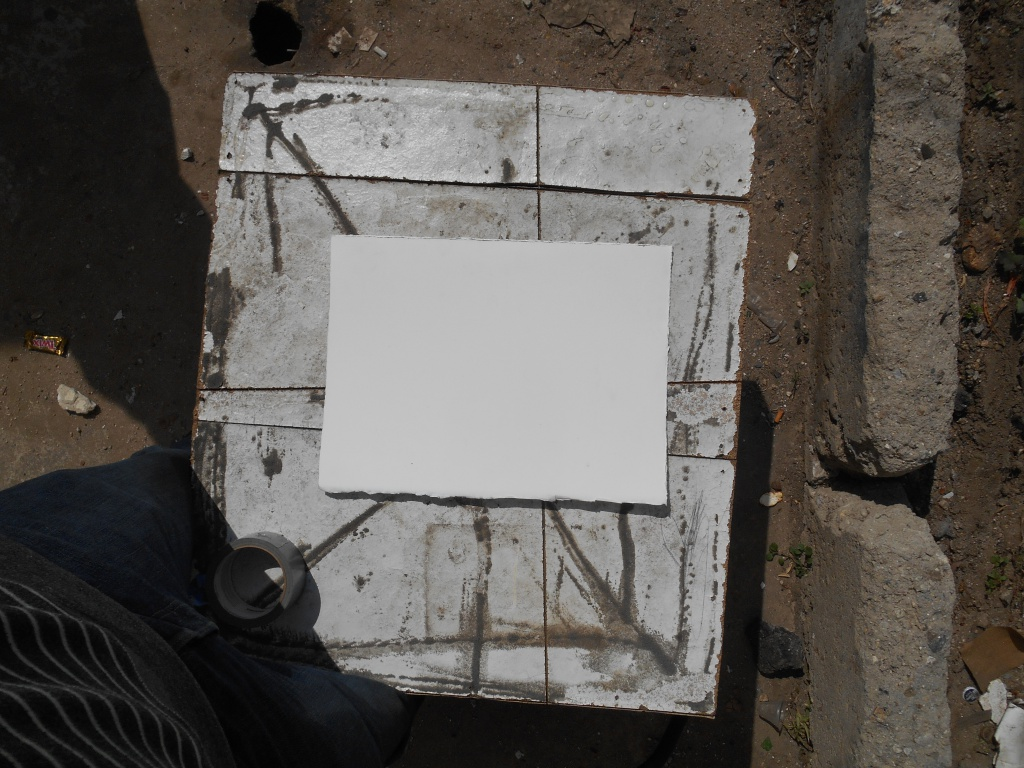
#> input picture odd_pys/contours/imageresized_0.jpg, 1024 x 768 px
$ python canny_contours.py
#> lines starting #> are read from the running program, lines starting #| are printed output that depends on the picture; after the words box and inside, x2 and y2 are one past the last pixel; in counts of white or black regions, pixels touching at a corner belong together
import cv2
#reading the image
image = cv2.imread("imageresized_0.jpg")
#> image is the input picture: shape (768, 1024, 3); mean B, G, R 82.4, 86.9, 91.1
edged = cv2.Canny(image, 10, 250)
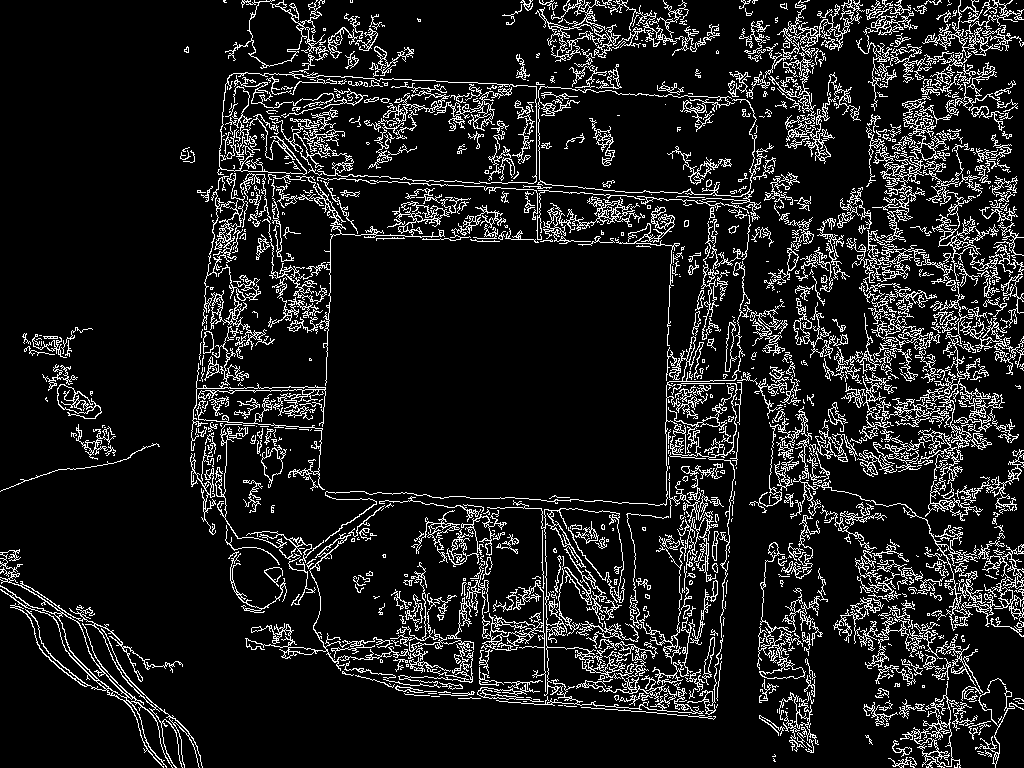
#> edged: shape (768, 1024); 11.4% white in thin lines or dots
cv2.imshow("Edges", edged)
cv2.waitKey(0)

#applying closing function
kernel = cv2.getStructuringElement(cv2.MORPH_RECT, (7, 7))
closed = cv2.morphologyEx(edged, cv2.MORPH_CLOSE, kernel)
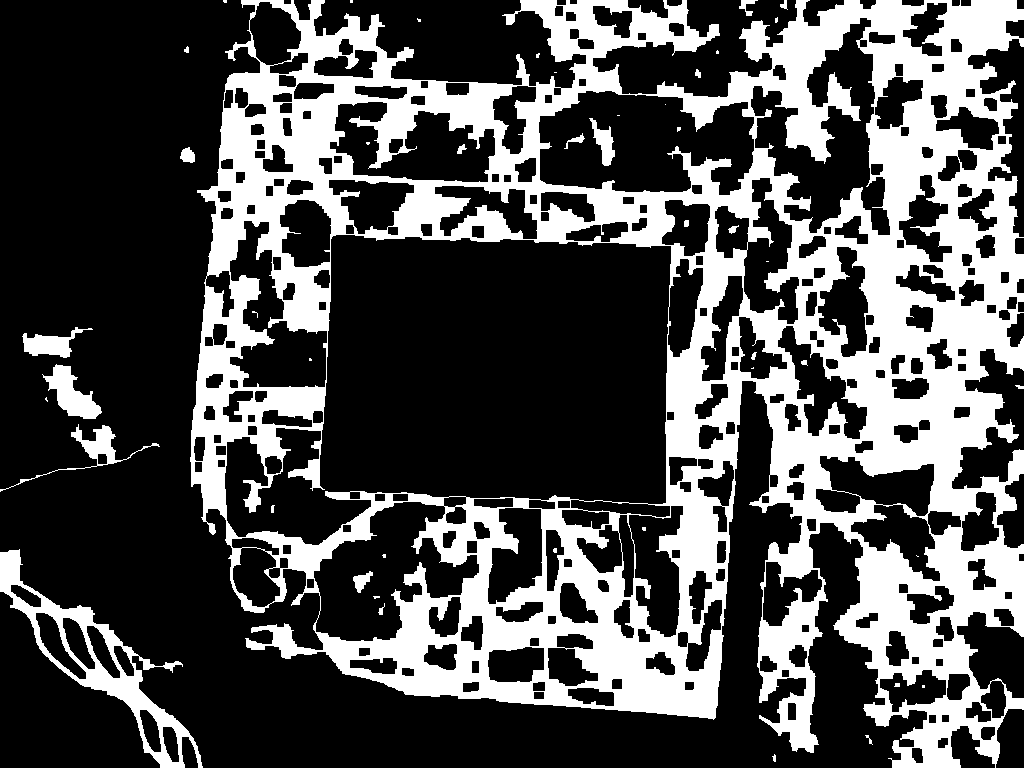
#> closed: shape (768, 1024); 31.3% white; 46 white regions (22 under 20 px)
cv2.imshow("Closed", closed)
cv2.waitKey(0)

#finding_contours
(cnts, _) = cv2.findContours(closed.copy(), cv2.RETR_EXTERNAL, cv2.CHAIN_APPROX_SIMPLE)
#> cnts = 21 contours, 12 with area under 20; largest, box (x1, y1, x2, y2) and area: (190, 0, 1024, 768) 499030, (0, 549, 203, 768) 10579, (42, 364, 102, 419) 1386, (0, 424, 160, 492) 945, (22, 327, 93, 358) 864

for c in cnts:
	peri = cv2.arcLength(c, True)
	approx = cv2.approxPolyDP(c, 0.02 * peri, True)
	cv2.drawContours(image, [approx], -1, (0, 255, 0), 2)
#> this loop made 21 passes
#> peri on passes 1, 2, 3, 4, 5, 6, 7, 8, 9, 11, 12, 13: 17.66, 27.9, 943.4, 522, 9.66, 20.24, 226.1, 209.3, 50.97, 23.66, 12.83, 8.83
#> (peri, approx) on passes 10, 19: (4, [[554, 72], [556, 72]]), (8, [[350, 0], [350, 2], [352, 2], [352, 0]])
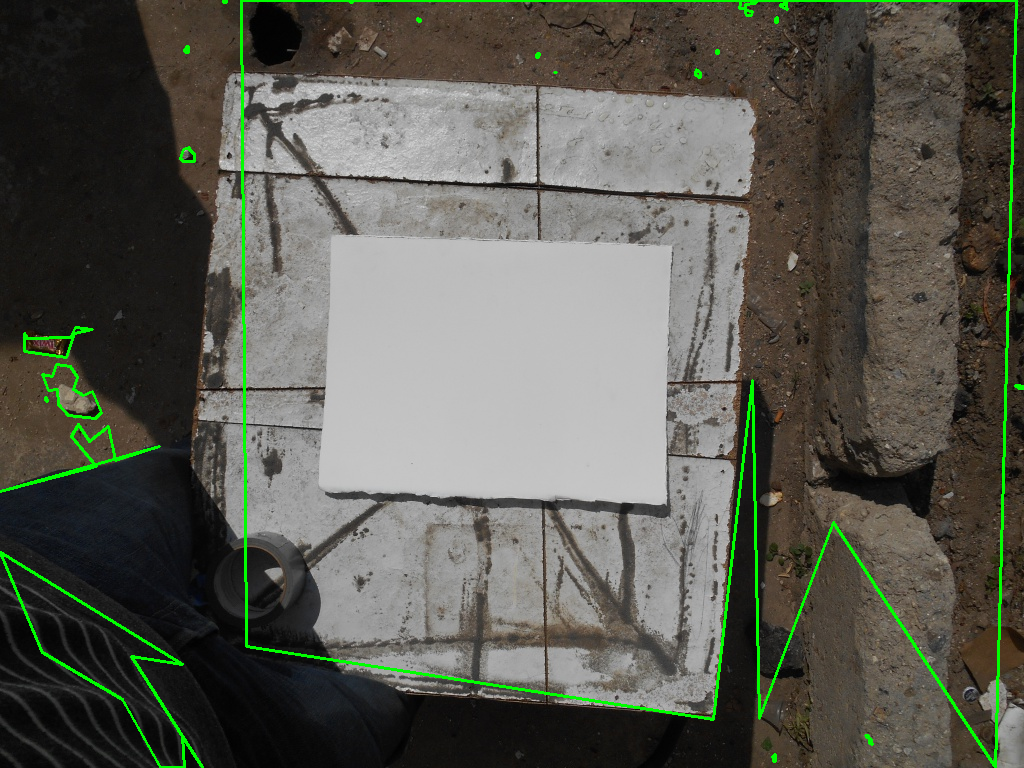
#> image: shape (768, 1024, 3); 2.01% of pixels changed, all inside (x1, y1, x2, y2) = (0, 0, 1024, 768)
cv2.imshow("Output", image)
cv2.waitKey(0)

$ run again, with odd_pys/contours/imageresized_6.jpg copied over odd_pys/contours/imageresized_0.jpg
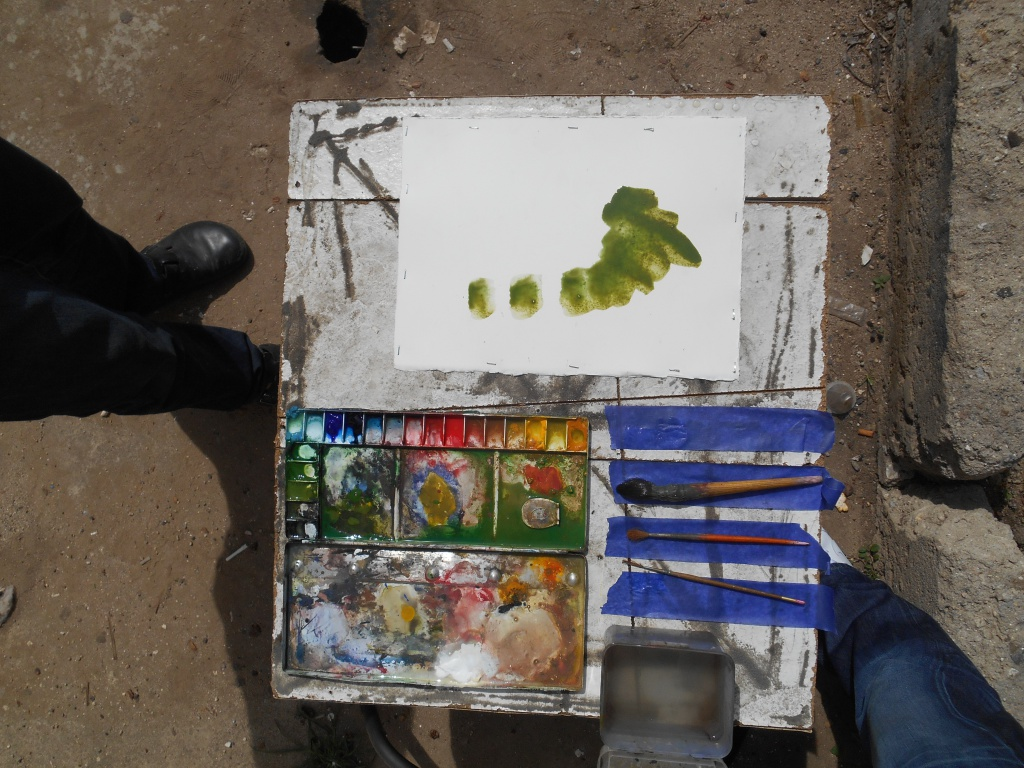
#> input picture odd_pys/contours/imageresized_6.jpg, 1024 x 768 px
#> image is the input picture: shape (768, 1024, 3); mean B, G, R 91.3, 97.6, 104.4
#> `edged = cv2.Canny(image, 10, 250)`:
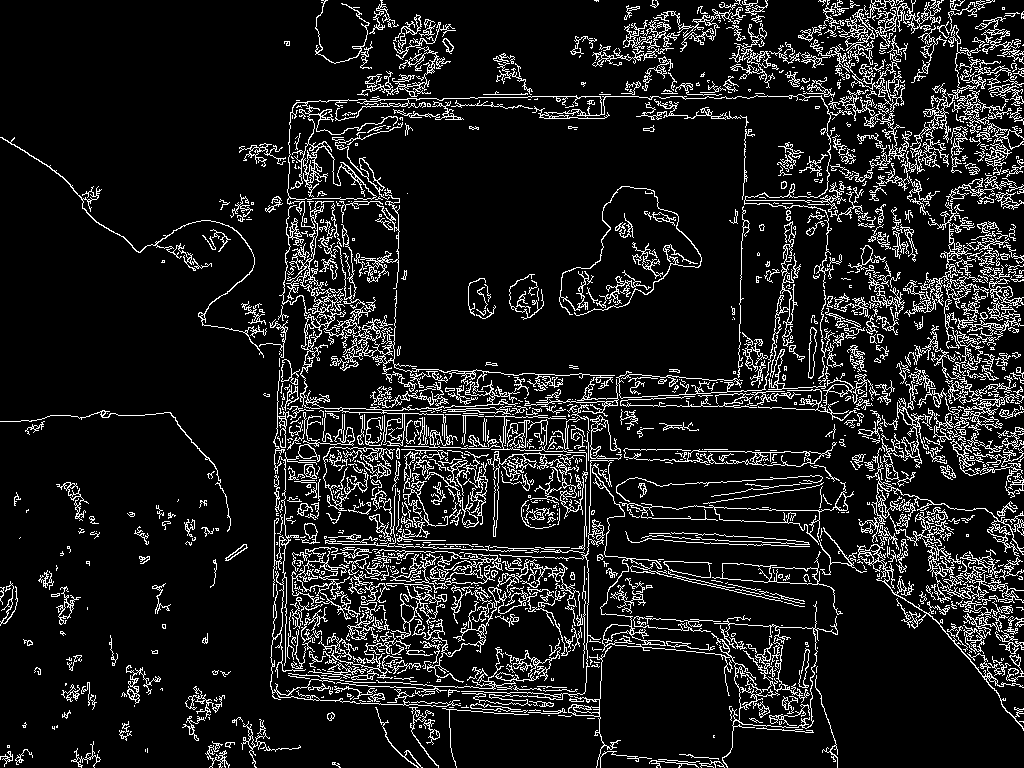
#> edged: shape (768, 1024); 11.4% white in thin lines or dots
#> closed: shape (768, 1024); 31.6% white; 68 white regions (23 under 20 px)
#> cnts = 53 contours, 17 with area under 20; largest, box (x1, y1, x2, y2) and area: (0, 0, 1024, 768) 483640, (205, 717, 301, 768) 1078, (182, 686, 225, 741) 818, (121, 665, 161, 707) 586, (0, 581, 18, 626) 477
#> the loop `for c in cnts:` made 53 passes
#> peri on passes 1 to 8: 24.24, 10.83, 125.5, 126.3, 16.24, 15.07, 56.73, 400.3
#> after the loop `for c in cnts:`:
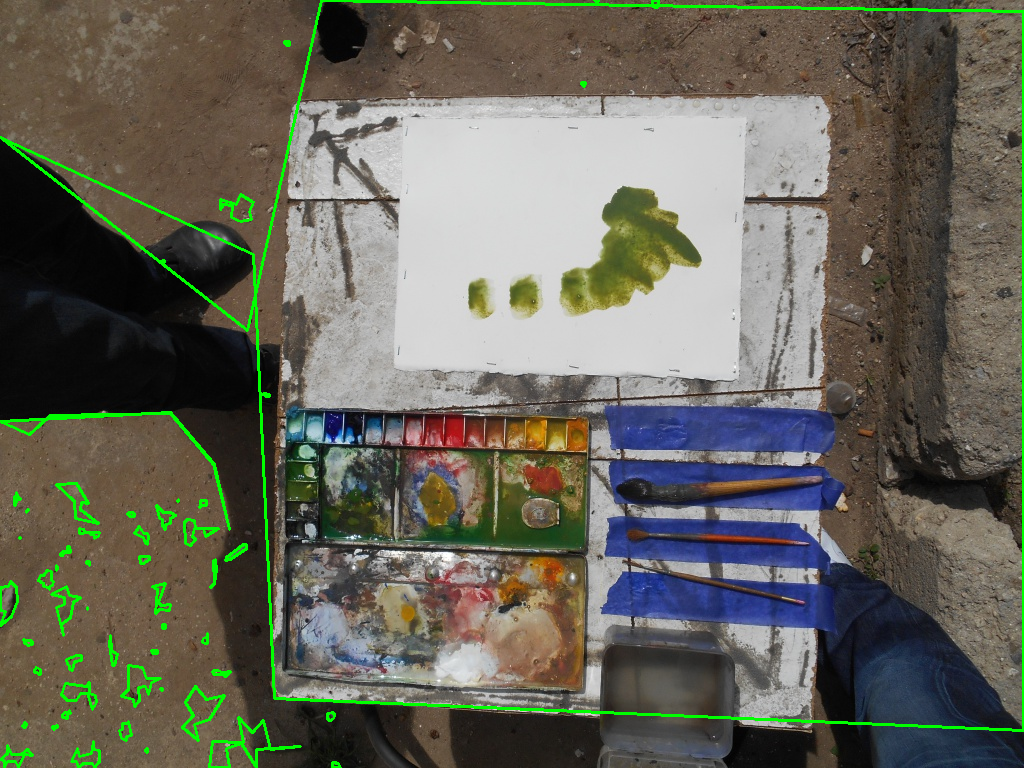
#> image: shape (768, 1024, 3); 2.36% of pixels changed, all inside (x1, y1, x2, y2) = (0, 0, 1024, 768)
